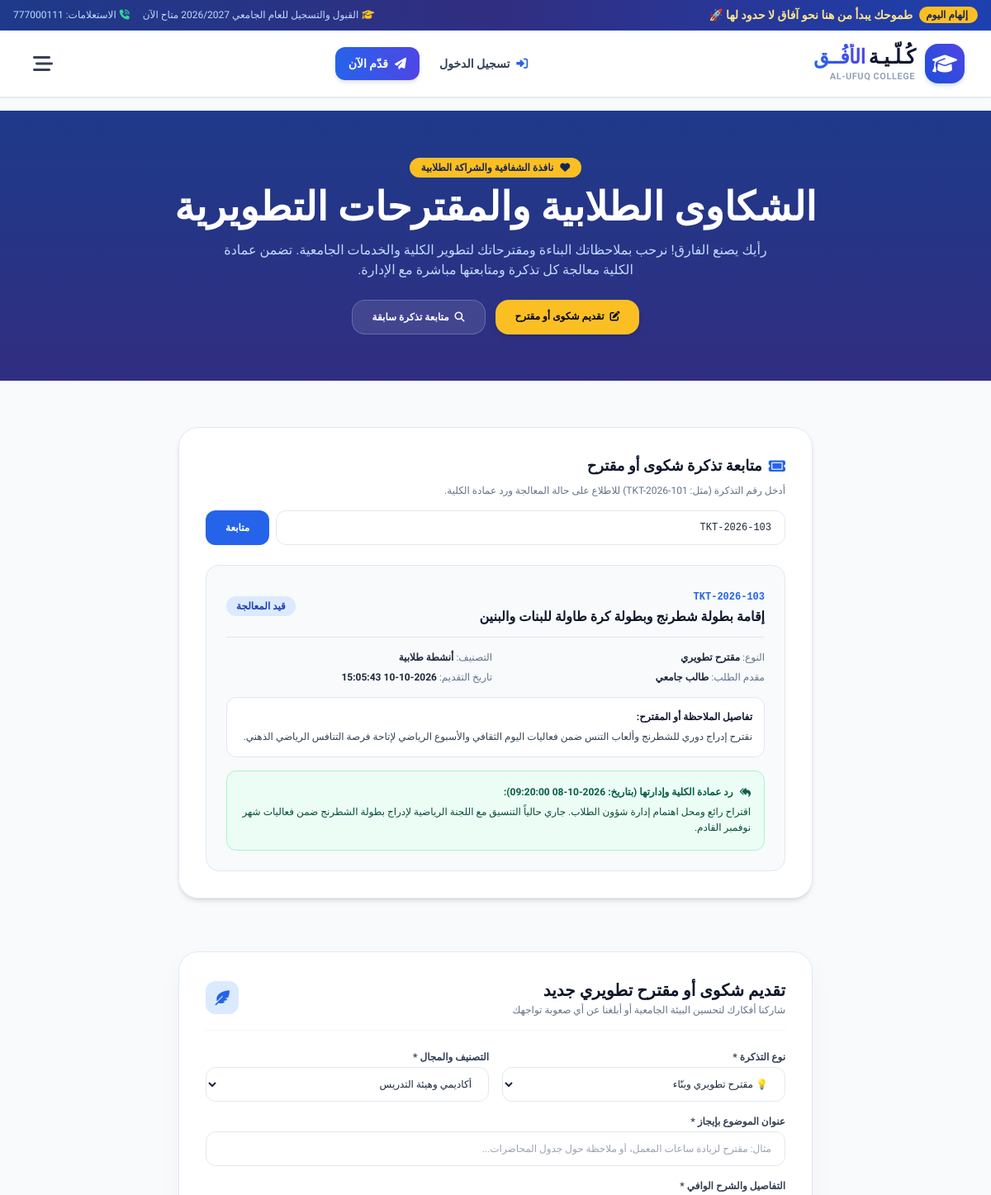
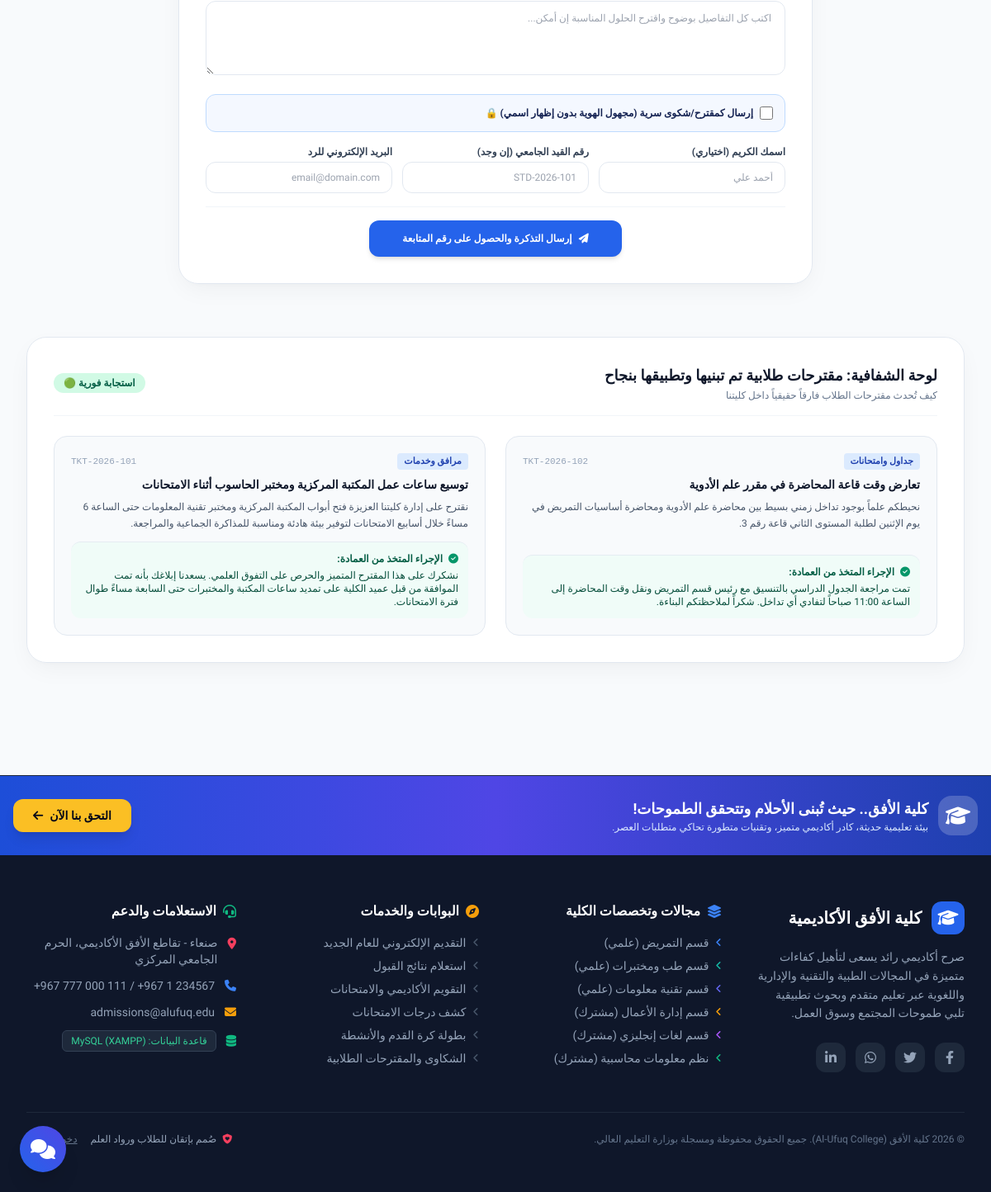
The page /complaints.php?ticket=TKT-2026-103 on the database its author committed (2 pictures, top to bottom).
### tables this page shows
CREATE TABLE `complaints` (
  `id` INT AUTO_INCREMENT PRIMARY KEY,
  `ticket_number` VARCHAR(30) NOT NULL UNIQUE,
  `type` ENUM('شكوى طلابية', 'مقترح تطويري') NOT NULL,
  `category` ENUM('أكاديمي وتدريسي', 'مرافق وخدمات', 'جداول وامتحانات', 'أنشطة طلابية', 'شؤون مالية', 'أخرى') NOT NULL,
  `title` VARCHAR(150) NOT NULL,
  `content` LONGTEXT NOT NULL,
  `student_name` VARCHAR(100) DEFAULT 'طالب جامعي',
  `student_id` VARCHAR(30) DEFAULT NULL,
  `email` VARCHAR(100) DEFAULT NULL,
  `is_anonymous` TINYINT(1) DEFAULT 0,
  `status` ENUM('قيد المراجعة', 'قيد المعالجة', 'تم الحل والرد', 'مغلقة') NOT NULL DEFAULT 'قيد المراجعة',
  `admin_response` LONGTEXT DEFAULT NULL,
  `response_date` DATETIME DEFAULT NULL,
  `created_at` TIMESTAMP DEFAULT CURRENT_TIMESTAMP
);

### config/db.php (called while the page is built, shortened)
<?php
function clean_input($data) {
    return htmlspecialchars(trim((string)$data), ENT_QUOTES, 'UTF-8');
}

### complaints.php (the view, shortened to what this page needs)
<?php
require_once __DIR__ . '/config/db.php';
$track_ticket = clean_input($_GET['ticket'] ?? '');
$tracked_complaint = null;
if (!empty($track_ticket)) {
    $stmt_tr = $pdo->prepare("SELECT * FROM complaints WHERE ticket_number = ? LIMIT 1");
    $stmt_tr->execute([$track_ticket]);
    $tracked_complaint = $stmt_tr->fetch();
}
$resolved_complaints = $pdo->query("SELECT * FROM complaints WHERE status = 'تم الحل والرد' ORDER BY response_date DESC LIMIT 4")->fetchAll();
require_once __DIR__ . '/includes/header.php';
?>
<section class="bg-gradient-to-b from-blue-900 to-indigo-900 text-white py-14 relative overflow-hidden">
    <div class="max-w-7xl mx-auto px-4 sm:px-6 lg:px-8 relative z-10 text-center">
        <span class="inline-flex items-center gap-2 px-3.5 py-1 rounded-full bg-amber-400 text-blue-950 font-black text-xs shadow-sm mb-3">
            <i class="fa-solid fa-heart"></i> نافذة الشفافية والشراكة الطلابية
        </span>
        <h1 class="text-3xl sm:text-5xl font-black mb-4">الشكاوى الطلابية والمقترحات التطويرية</h1>
        <p class="text-blue-200 text-sm sm:text-base max-w-2xl mx-auto leading-relaxed mb-6">
            رأيك يصنع الفارق! نرحب بملاحظاتك البناءة ومقترحاتك لتطوير الكلية والخدمات الجامعية. تضمن عمادة الكلية معالجة كل تذكرة ومتابعتها مباشرة مع الإدارة.
        </p>
        <div class="flex justify-center gap-3">
            <a href="#new-ticket" class="px-6 py-3 rounded-2xl bg-amber-400 hover:bg-amber-300 text-slate-950 font-black text-xs shadow-md transition-all">
                <i class="fa-solid fa-pen-to-square ml-1"></i> تقديم شكوى أو مقترح
            </a>
            <a href="#track" class="px-6 py-3 rounded-2xl bg-white/10 hover:bg-white/20 text-white font-bold text-xs border border-white/20 transition-all">
                <i class="fa-solid fa-magnifying-glass ml-1"></i> متابعة تذكرة سابقة
            </a>
        </div>
    </div>
</section>
<div class="max-w-7xl mx-auto px-4 sm:px-6 lg:px-8 py-14 space-y-16">
    <div id="track" class="max-w-3xl mx-auto scroll-mt-28">
        <div class="glass-card rounded-3xl p-6 sm:p-8 border border-slate-200 shadow-md">
            <h3 class="text-lg font-black text-slate-900 mb-2 flex items-center gap-2">
                <i class="fa-solid fa-ticket text-blue-600"></i> متابعة تذكرة شكوى أو مقترح
            </h3>
            <p class="text-slate-500 text-xs mb-4">أدخل رقم التذكرة (مثل: TKT-2026-101) للاطلاع على حالة المعالجة ورد عمادة الكلية.</p>
            <form method="GET" action="complaints.php" class="flex gap-2 mb-6">
                <input type="text" name="ticket" value="<?= htmlspecialchars($track_ticket) ?>" required placeholder="رقم التذكرة (TKT-2026-101)..." class="flex-1 px-4 py-3 rounded-xl border border-slate-200 text-xs focus:outline-none focus:border-blue-600 font-mono">
                <button type="submit" class="px-6 py-3 rounded-xl bg-blue-600 hover:bg-blue-700 text-white font-bold text-xs">
                    متابعة
                </button>
            </form>
            <?php if (!empty($track_ticket)): ?>
                <?php if ($tracked_complaint): ?>
                    <div class="p-6 rounded-2xl bg-slate-50 border border-slate-200 space-y-4">
                        <div class="flex items-center justify-between pb-3 border-b border-slate-200">
                            <div>
                                <span class="text-xs font-mono font-bold text-blue-600"><?= htmlspecialchars($tracked_complaint['ticket_number']) ?></span>
                                <h4 class="font-black text-slate-900 text-base mt-0.5"><?= htmlspecialchars($tracked_complaint['title']) ?></h4>
                            </div>
                            <span class="px-3 py-1 rounded-full text-xs font-black <?= $tracked_complaint['status'] == 'تم الحل والرد' ? 'bg-emerald-100 text-emerald-800' : ($tracked_complaint['status'] == 'قيد المعالجة' ? 'bg-blue-100 text-blue-800' : 'bg-amber-100 text-amber-800') ?>">
                                <?= htmlspecialchars($tracked_complaint['status']) ?>
                            </span>
                        </div>
                        <div class="grid grid-cols-2 gap-2 text-xs text-slate-500">
                            <div>النوع: <b class="text-slate-800"><?= htmlspecialchars($tracked_complaint['type']) ?></b></div>
                            <div>التصنيف: <b class="text-slate-800"><?= htmlspecialchars($tracked_complaint['category']) ?></b></div>
                            <div>مقدم الطلب: <b class="text-slate-800"><?= htmlspecialchars($tracked_complaint['student_name']) ?></b></div>
                            <div>تاريخ التقديم: <b class="text-slate-800"><?= $tracked_complaint['created_at'] ?></b></div>
                        </div>
                        <div class="p-3.5 rounded-xl bg-white border border-slate-200 text-xs text-slate-700 leading-relaxed">
                            <span class="font-bold text-slate-900 block mb-1">تفاصيل الملاحظة أو المقترح:</span>
                            <?= nl2br(htmlspecialchars($tracked_complaint['content'])) ?>
                        </div>
                        <?php if (!empty($tracked_complaint['admin_response'])): ?>
                            <div class="p-4 rounded-xl bg-emerald-50 border border-emerald-200 text-xs text-emerald-900 leading-relaxed">
                                <div class="flex items-center gap-2 font-black text-emerald-800 mb-1">
                                    <i class="fa-solid fa-reply-all"></i>
                                    <span>رد عمادة الكلية وإدارتها (بتاريخ: <?= $tracked_complaint['response_date'] ?>):</span>
                                </div>
                                <p><?= nl2br(htmlspecialchars($tracked_complaint['admin_response'])) ?></p>
                            </div>
                        <?php else: ?>
                            <div class="p-3 rounded-xl bg-amber-50 border border-amber-200 text-xs text-amber-800">
                                <i class="fa-solid fa-hourglass-half ml-1"></i> تذكرتك قيد المراجعة حالياً من قبل الإدارة المختصة، وسيتم إرفاق الرد هنا قريباً.
                            </div>
                        <?php endif; ?>
                    </div>
                <?php else: ?>
                    <div class="p-4 rounded-2xl bg-rose-50 border border-rose-200 text-rose-800 text-xs font-bold text-center">
                        لم يتم العثور على تذكرة مطابقة لرقم: <?= htmlspecialchars($track_ticket) ?>. تأكد من الرقم وأعد المحاولة.
                    </div>
                <?php endif; ?>
            <?php endif; ?>
        </div>
    </div>
    <div id="new-ticket" class="max-w-3xl mx-auto scroll-mt-28">
        <div class="glass-card rounded-3xl p-6 sm:p-8 border border-slate-200">
            <div class="flex items-center justify-between pb-4 border-b border-slate-100 mb-6">
                <div>
                    <h3 class="text-xl font-black text-slate-900">تقديم شكوى أو مقترح تطويري جديد</h3>
                    <p class="text-xs text-slate-500 mt-0.5">شاركنا أفكارك لتحسين البيئة الجامعية أو أبلغنا عن أي صعوبة تواجهك</p>
                </div>
                <span class="w-10 h-10 rounded-xl bg-blue-100 text-blue-600 flex items-center justify-center text-lg">
                    <i class="fa-solid fa-feather-pointed"></i>
                </span>
            </div>
            <form method="POST" action="complaints.php" class="space-y-4">
                <div class="grid grid-cols-1 sm:grid-cols-2 gap-4">
                    <div>
                        <label class="block text-xs font-bold text-slate-700 mb-1">نوع التذكرة *</label>
                        <select name="type" required class="w-full px-4 py-3 rounded-xl border border-slate-200 text-xs focus:outline-none focus:border-blue-600 bg-white">
                            <option value="مقترح تطويري">💡 مقترح تطويري وبنّاء</option>
                        </select>
                    </div>
                    <div>
                        <label class="block text-xs font-bold text-slate-700 mb-1">التصنيف والمجال *</label>
                        <select name="category" required class="w-full px-4 py-3 rounded-xl border border-slate-200 text-xs focus:outline-none focus:border-blue-600 bg-white">
                            <option value="أكاديمي وتدريسي">أكاديمي وهيئة التدريس</option>
                        </select>
                    </div>
                </div>
                <div>
                    <label class="block text-xs font-bold text-slate-700 mb-1">عنوان الموضوع بإيجاز *</label>
                    <input type="text" name="title" required placeholder="مثال: مقترح لزيادة ساعات المعمل، أو ملاحظة حول جدول المحاضرات..." class="w-full px-4 py-3 rounded-xl border border-slate-200 text-xs focus:outline-none focus:border-blue-600">
                </div>
                <div>
                    <label class="block text-xs font-bold text-slate-700 mb-1">التفاصيل والشرح الوافي *</label>
                    <textarea name="content" rows="4" required placeholder="اكتب كل التفاصيل بوضوح واقترح الحلول المناسبة إن أمكن..." class="w-full px-4 py-3 rounded-xl border border-slate-200 text-xs focus:outline-none focus:border-blue-600"></textarea>
                </div>
                <div class="p-3.5 rounded-xl bg-blue-50/70 border border-blue-200 flex items-center justify-between">
                    <label class="flex items-center gap-2 cursor-pointer text-xs font-bold text-blue-950">
                        <input type="checkbox" name="is_anonymous" id="anon-checkbox" onchange="toggleAnon(this)" class="h-4 w-4 text-blue-600 rounded">
                        <span>إرسال كمقترح/شكوى سرية (مجهول الهوية بدون إظهار اسمي) 🔒</span>
                    </label>
                </div>
                <div id="student-ident-fields" class="grid grid-cols-1 sm:grid-cols-3 gap-3">
                    <div>
                        <label class="block text-xs font-bold text-slate-700 mb-1">اسمك الكريم (اختياري)</label>
                        <input type="text" name="student_name" placeholder="أحمد علي" class="w-full px-3.5 py-2.5 rounded-xl border border-slate-200 text-xs focus:outline-none focus:border-blue-600">
                    </div>
                    <div>
                        <label class="block text-xs font-bold text-slate-700 mb-1">رقم القيد الجامعي (إن وجد)</label>
                        <input type="text" name="student_id" placeholder="STD-2026-101" class="w-full px-3.5 py-2.5 rounded-xl border border-slate-200 text-xs focus:outline-none focus:border-blue-600">
                    </div>
                    <div>
                        <label class="block text-xs font-bold text-slate-700 mb-1">البريد الإلكتروني للرد</label>
                        <input type="email" name="email" placeholder="email@domain.com" class="w-full px-3.5 py-2.5 rounded-xl border border-slate-200 text-xs focus:outline-none focus:border-blue-600">
                    </div>
                </div>
                <div class="pt-4 border-t border-slate-100 text-center">
                    <button type="submit" name="submit_complaint" class="w-full sm:w-auto px-10 py-3.5 rounded-xl bg-blue-600 hover:bg-blue-700 text-white font-extrabold text-xs shadow-md transition-all flex items-center justify-center gap-2 mx-auto">
                        <i class="fa-solid fa-paper-plane"></i>
                        <span>إرسال التذكرة والحصول على رقم المتابعة</span>
                    </button>
                </div>
            </form>
        </div>
    </div>
    <div class="glass-card rounded-3xl p-6 sm:p-8 border border-slate-200">
        <div class="flex items-center justify-between pb-4 border-b border-slate-100 mb-6">
            <div>
                <h3 class="text-lg font-black text-slate-900">لوحة الشفافية: مقترحات طلابية تم تبنيها وتطبيقها بنجاح</h3>
                <p class="text-xs text-slate-500 mt-0.5">كيف تُحدث مقترحات الطلاب فارقاً حقيقياً داخل كليتنا</p>
            </div>
            <span class="text-xs bg-emerald-100 text-emerald-800 font-bold px-3 py-1 rounded-full">استجابة فورية 🟢</span>
        </div>
        <div class="grid grid-cols-1 md:grid-cols-2 gap-6">
            <?php foreach ($resolved_complaints as $res): ?>
                <div class="p-5 rounded-2xl bg-slate-50 border border-slate-200 flex flex-col justify-between">
                    <div>
                        <div class="flex items-center justify-between mb-2">
                            <span class="text-[11px] font-bold px-2 py-0.5 rounded bg-blue-100 text-blue-800"><?= htmlspecialchars($res['category']) ?></span>
                            <span class="text-[11px] text-slate-400 font-mono"><?= htmlspecialchars($res['ticket_number']) ?></span>
                        </div>
                        <h4 class="font-extrabold text-slate-900 text-sm mb-2"><?= htmlspecialchars($res['title']) ?></h4>
                        <p class="text-xs text-slate-600 leading-relaxed mb-3"><?= htmlspecialchars($res['content']) ?></p>
                    </div>
                    <div class="pt-3 border-t border-slate-200/80 bg-emerald-50/60 p-3 rounded-xl text-xs text-emerald-900">
                        <span class="font-bold block mb-1 text-emerald-800"><i class="fa-solid fa-circle-check text-emerald-600 ml-1"></i> الإجراء المتخذ من العمادة:</span>
                        <?= htmlspecialchars($res['admin_response']) ?>
                    </div>
                </div>
            <?php endforeach; ?>
        </div>
    </div>
</div>
<?php require_once __DIR__ . '/includes/footer.php'; ?>

### assets/css/style.css (style rules this page uses)
:root { --primary: #1e3a8a; --primary-light: #3b82f6; --secondary: #0891b2; --accent-gold: #f59e0b; --accent-emerald: #10b981; --accent-rose: #f43f5e; --bg-soft: #f8fafc; --text-main: #0f172a; --text-muted: #64748b; --card-bg: rgba(255, 255, 255, 0.95); --border-subtle: #e2e8f0; }
* { font-family: 'Tajawal', 'Cairo', sans-serif; box-sizing: border-box; }
body { background-color: #f8fafc; color: var(--text-main); direction: rtl; text-align: right; overflow-x: hidden; }
.glass-card { background: rgba(255, 255, 255, 0.88); backdrop-filter: blur(12px); -webkit-backdrop-filter: blur(12px); border: 1px solid rgba(255, 255, 255, 0.6); box-shadow: 0 10px 30px -5px rgba(0, 0, 0, 0.05), 0 4px 6px -2px rgba(0, 0, 0, 0.02); transition: all 0.3s cubic-bezier(0.4, 0, 0.2, 1); }

### rows shown on the page
complaints: ticket_number "TKT-2026-103", title "إقامة بطولة شطرنج وبطولة كرة طاولة للبنات والبنين", status "قيد المعالجة", type "مقترح تطويري", category "أنشطة طلابية", student_name "طالب جامعي", created_at "2026-10-10 15:05:43", content "نقترح إدراج دوري للشطرنج وألعاب التنس ضمن فعاليات اليوم الثقافي والأسبوع الرياضي لإتاحة فرصة التنافس الرياضي الذهني.", response_date "2026-10-08 09:20:00", admin_response "اقتراح رائع ومحل اهتمام إدارة شؤون الطلاب. جاري حالياً التنسيق مع اللجنة الرياضية لإدراج بطولة الشطرنج ضمن فعاليات شهر نوفمبر القادم."
complaints: category "جداول وامتحانات", ticket_number "TKT-2026-102", title "تعارض وقت قاعة المحاضرة في مقرر علم الأدوية", content "نحيطكم علماً بوجود تداخل زمني بسيط بين محاضرة علم الأدوية ومحاضرة أساسيات التمريض في يوم الإثنين لطلبة المستوى الثاني قاعة رقم 3.", admin_response "تمت مراجعة الجدول الدراسي بالتنسيق مع رئيس قسم التمريض ونقل وقت المحاضرة إلى الساعة 11:00 صباحاً لتفادي أي تداخل. شكراً لملاحظتكم البناءة."
complaints: category "مرافق وخدمات", ticket_number "TKT-2026-101", title "توسيع ساعات عمل المكتبة المركزية ومختبر الحاسوب أثناء الامتحانات", content "نقترح على إدارة كليتنا العزيزة فتح أبواب المكتبة المركزية ومختبر تقنية المعلومات حتى الساعة 6 مساءً خلال أسابيع الامتحانات لتوفير بيئة هادئة ومناسبة للمذاكرة الجماعية والمراجعة.", admin_response "نشكرك على هذا المقترح المتميز والحرص على التفوق العلمي. يسعدنا إبلاغك بأنه تمت الموافقة من قبل عميد الكلية على تمديد ساعات المكتبة والمختبرات حتى السابعة مساءً طوال فترة الامتحانات."
